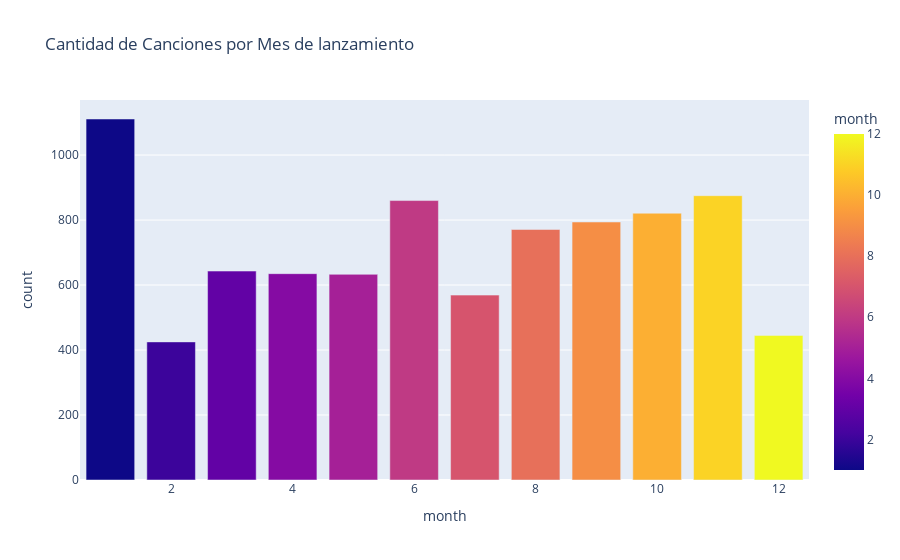

This figure's notebook cell:
### Markdown cell above
Gráfico 7

### Code cell
df["month"] = pd.to_datetime(df["album_release_date"]).dt.month

top_months = df["month"].value_counts().sort_index().reset_index()
title7 = "Cantidad de Canciones por Mes de lanzamiento"
fig7 = px.bar(top_months, x='month', y='count', title=title7,
              color="month",
              color_discrete_sequence=triadicos)
fig7.update_layout(showlegend=False)
fig7.show()

### Figure 1 — Plotly figure (JSON) as saved in the notebook; plotly's stock layout.template omitted (floating-point values rounded to 4 significant figures)
{"data": [{"hovertemplate": "month=%{marker.color}<br>count=%{y}<extra></extra>", "legendgroup": "", "marker": {"color": [1, 2, 3, 4, 5, 6, 7, 8, 9, 10, 11, 12], "coloraxis": "coloraxis", "pattern": {"shape": ""}}, "name": "", "orientation": "v", "showlegend": false, "textposition": "auto", "type": "bar", "x": [1, 2, 3, 4, 5, 6, 7, 8, 9, 10, 11, 12], "xaxis": "x", "y": [1111, 425, 643, 635, 633, 860, 569, 771, 794, 821, 875, 445], "yaxis": "y"}], "layout": {"barmode": "relative", "coloraxis": {"colorbar": {"title": {"text": "month"}}, "colorscale": [[0, "#0d0887"], [0.1111, "#46039f"], [0.2222, "#7201a8"], [0.3333, "#9c179e"], [0.4444, "#bd3786"], [0.5556, "#d8576b"], [0.6667, "#ed7953"], [0.7778, "#fb9f3a"], [0.8889, "#fdca26"], [1, "#f0f921"]]}, "legend": {"tracegroupgap": 0}, "showlegend": false, "title": {"text": "Cantidad de Canciones por Mes de lanzamiento"}, "xaxis": {"anchor": "y", "domain": [0, 1], "title": {"text": "month"}}, "yaxis": {"anchor": "x", "domain": [0, 1], "title": {"text": "count"}}}}
